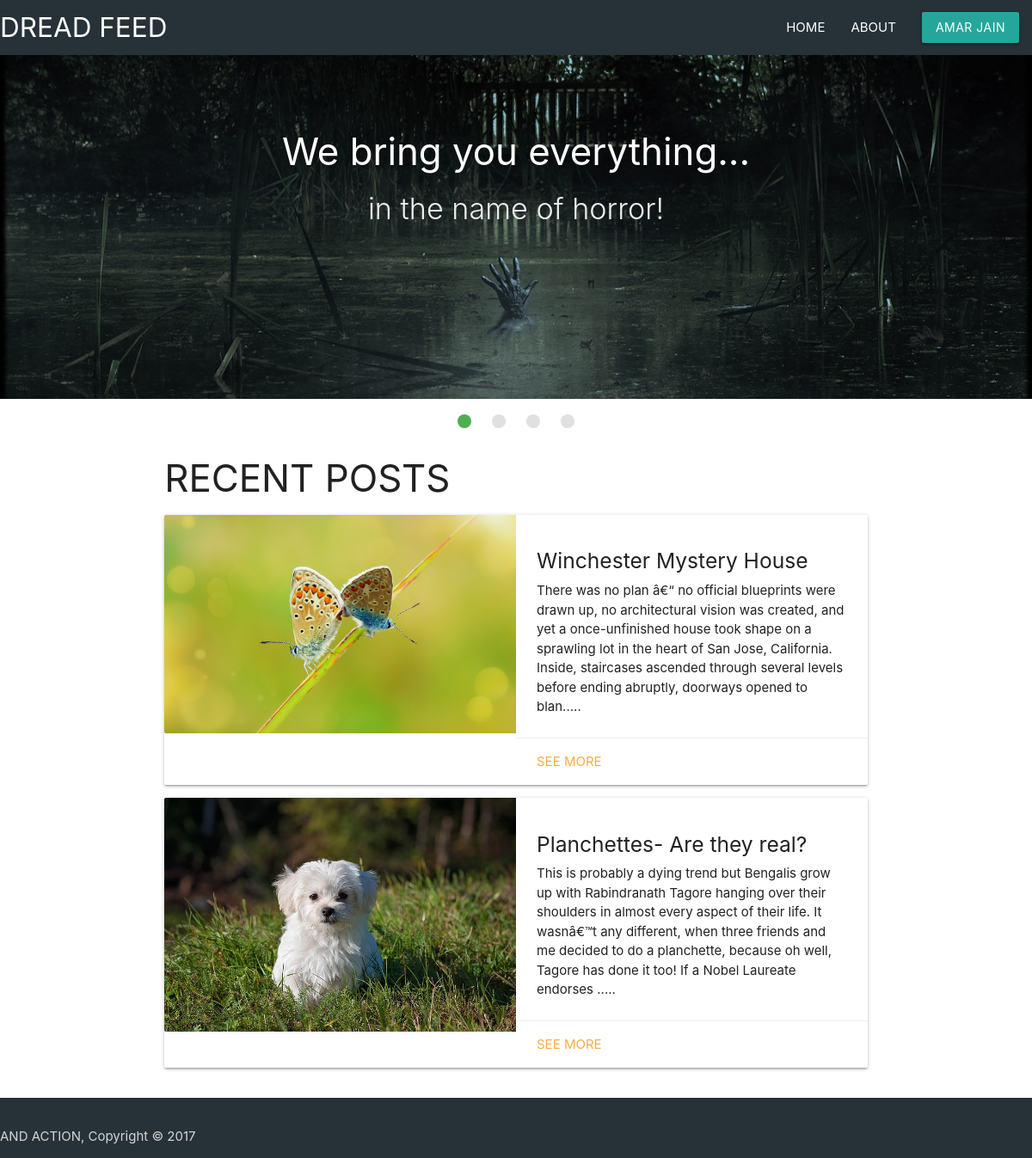
Screenshot of /index.php (signed in) with the database file from the repository.
### tables this page shows
CREATE TABLE `user` (
  `name` varchar(255) NOT NULL,
  `email` varchar(255) NOT NULL,
  `password` varchar(255) NOT NULL,
  `image` varchar(255) NOT NULL,
  `bio` text NOT NULL
);

CREATE TABLE `posts` (
  `title` varchar(200) NOT NULL,
  `content` longtext NOT NULL,
  `author` varchar(200) NOT NULL,
  `image` varchar(255) DEFAULT NULL,
  `email` varchar(255) NOT NULL
);

### index.php (the view, shortened to what this page needs)
<?php include 'db.php';?>
<?php session_start();
$sql3="SELECT * FROM posts";
$res3=mysqli_query($conn,$sql3);
?>
<!DOCTYPE html>
<html>
<head>
<link rel="stylesheet" href="materialize/css/materialize.min.css">
</head>
<body>
<nav class="blue-grey darken-4">
    <div class="nav-wrapper">
      <div class="brand-logo">DREAD FEED</div>
      <ul id="nav-mobile" class="right show-on-med-and-down">
        <li><a href="index.php">HOME</a></li>
        <li><a href="about.php">ABOUT</a></li>
        <?php
        if(isset($_SESSION["email"]) && isset($_SESSION["password"])) {
          $email=$_SESSION["email"];
          $sql = "SELECT name FROM user WHERE email = '$email'";
          $result= mysqli_query($conn, $sql);
          if (mysqli_num_rows($result) > 0) {
              while($row = mysqli_fetch_assoc($result)) {
        ?>
        <li>
          <a class='dropdown-trigger btn' data-target='dropdown1'><?php echo $row["name"]; ?> </a>
          </li>
        <?php
          }
        }
        }
        else {
        ?>
        <li><a href="signin1.php">SIGN IN</a></li>
        <?php
          }
        ?>
      </ul>
    </div>
  </nav>
  <div class="slider">
    <ul class="slides">
      <li>
        <img src="pics/pic2.jpg">
        <div class="caption center-align">
          <h3>We bring you everything...</h3>
          <h4 class="light grey-text text-lighten-3">in the name of horror!</h4>
        </div>
      </li>
    </ul>
  </div>
<div class="container">
<div class="row">
  <div class="col s12">
    <h3 class="header">RECENT POSTS</h3>
    <?php
        if (mysqli_num_rows($res3)>0) {
          while ($row=mysqli_fetch_assoc($res3)) {
    ?>
    <div class="card horizontal">
      <div class="card-image">
        <img src="img/<?php echo $row['image']; ?>">
      </div>
      <div class="card-stacked">
        <div class="card-content">
          <h5>
            <?php echo $row['title']; ?>
          </h5>
          <p>
            <?php echo substr($row['content'],0,300)."....."; ?>
          </p>
        </div>
        <div class="card-action">
          <?php echo "<a href='post.php?email=".$row['email']."&title=".$row['title']."'>See More</a>"; ?>
        </div>
      </div>
    </div>
    <?php } } ?>
  </div>
</div>
</div>
<footer class="page-footer blue-grey darken-4">
<div class="footer-copyright">
    AND ACTION, Copyright &copy; 2017
</div>
</footer>
</body>
</html>

### rows the page displays
user: name "AMAR JAIN"
posts: image (picture), title "Winchester Mystery House", content "There was no plan â€“ no official blueprints were drawn up, no architectural vision was created, and yet a once-unfinished house took shape on a sprawling lot in the heart of San Jose, California. Inside, staircases ascended through several levels before ending abruptly, doorways opened to blan"
posts: image (picture), title "Planchettes- Are they real?", content "This is probably a dying trend but Bengalis grow up with Rabindranath Tagore hanging over their shoulders in almost every aspect of their life. It wasnâ€™t any different, when three friends and me decided to do a planchette, because oh well, Tagore has done it too! If a Nobel Laureate endorses"
